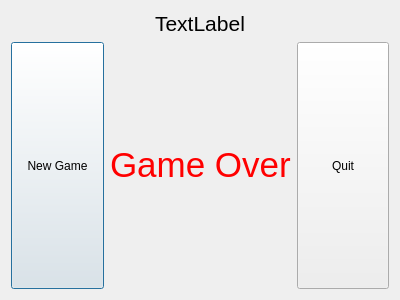
<?xml version="1.0" encoding="UTF-8"?>
<ui version="4.0">
 <class>gameOver</class>
 <widget class="QDialog" name="gameOver">
  <property name="geometry">
   <rect>
    <x>0</x>
    <y>0</y>
    <width>400</width>
    <height>300</height>
   </rect>
  </property>
  <property name="windowTitle">
   <string>Dialog</string>
  </property>
  <layout class="QVBoxLayout" name="verticalLayout">
   <item>
    <widget class="QLabel" name="label_2">
     <property name="text">
      <string>&lt;html&gt;&lt;head/&gt;&lt;body&gt;&lt;p align=&quot;center&quot;&gt;&lt;span style=&quot; font-size:16pt;&quot;&gt;TextLabel&lt;/span&gt;&lt;/p&gt;&lt;/body&gt;&lt;/html&gt;</string>
     </property>
    </widget>
   </item>
   <item>
    <layout class="QHBoxLayout" name="horizontalLayout">
     <item>
      <widget class="QPushButton" name="pushButton">
       <property name="sizePolicy">
        <sizepolicy hsizetype="Expanding" vsizetype="Expanding">
         <horstretch>0</horstretch>
         <verstretch>0</verstretch>
        </sizepolicy>
       </property>
       <property name="text">
        <string>New Game</string>
       </property>
      </widget>
     </item>
     <item>
      <widget class="QLabel" name="label">
       <property name="text">
        <string>&lt;html&gt;&lt;head/&gt;&lt;body&gt;&lt;p&gt;&lt;span style=&quot; font-size:26pt; color:#ff0000;&quot;&gt;Game Over&lt;/span&gt;&lt;/p&gt;&lt;/body&gt;&lt;/html&gt;</string>
       </property>
      </widget>
     </item>
     <item>
      <widget class="QPushButton" name="pushButton_2">
       <property name="sizePolicy">
        <sizepolicy hsizetype="Expanding" vsizetype="Expanding">
         <horstretch>0</horstretch>
         <verstretch>0</verstretch>
        </sizepolicy>
       </property>
       <property name="text">
        <string>Quit</string>
       </property>
      </widget>
     </item>
    </layout>
   </item>
  </layout>
 </widget>
 <resources/>
 <connections/>
</ui>
